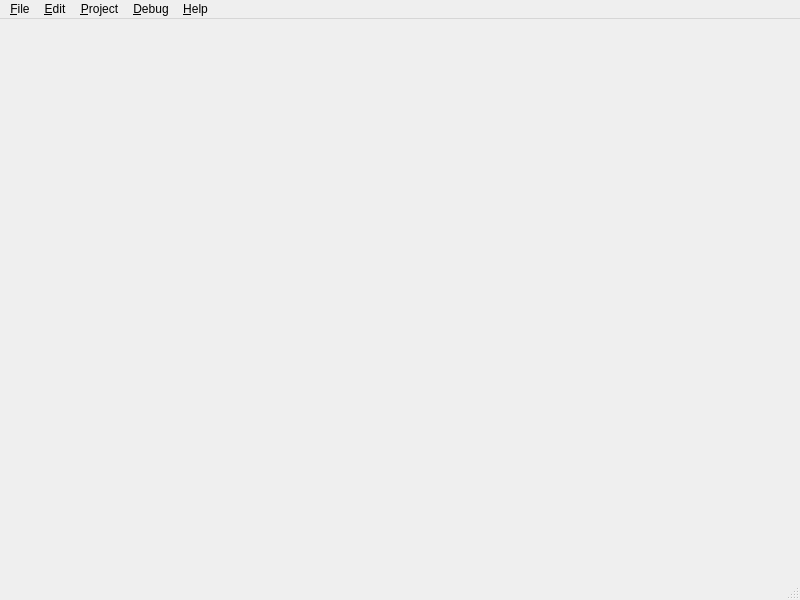
<?xml version="1.0" encoding="UTF-8"?>
<ui version="4.0">
 <class>MainWindow</class>
 <widget class="QMainWindow" name="MainWindow">
  <property name="geometry">
   <rect>
    <x>0</x>
    <y>0</y>
    <width>800</width>
    <height>600</height>
   </rect>
  </property>
  <property name="windowTitle">
   <string>MainWindow</string>
  </property>
  <widget class="QWidget" name="centralwidget"/>
  <widget class="QStatusBar" name="statusbar"/>
  <widget class="QMenuBar" name="menubar">
   <property name="geometry">
    <rect>
     <x>0</x>
     <y>0</y>
     <width>800</width>
     <height>21</height>
    </rect>
   </property>
   <widget class="QMenu" name="menu_File">
    <property name="title">
     <string>&amp;File</string>
    </property>
    <widget class="QMenu" name="menu_New">
     <property name="title">
      <string>&amp;New</string>
     </property>
     <addaction name="action_Project"/>
    </widget>
    <addaction name="menu_New"/>
    <addaction name="action_Open"/>
    <addaction name="separator"/>
    <addaction name="action_Save"/>
    <addaction name="action_Save_All"/>
    <addaction name="action_Save_As"/>
    <addaction name="separator"/>
    <addaction name="action_Print"/>
    <addaction name="separator"/>
    <addaction name="action_Exit"/>
   </widget>
   <widget class="QMenu" name="menu_Edit">
    <property name="title">
     <string>&amp;Edit</string>
    </property>
    <widget class="QMenu" name="menu_Search_n_Replace">
     <property name="title">
      <string>&amp;Search 'n Replace</string>
     </property>
     <addaction name="actionSearch_n_Replace"/>
     <addaction name="actionSearch_n_Replace_in_Files"/>
    </widget>
    <addaction name="action_Undo"/>
    <addaction name="action_Redo"/>
    <addaction name="separator"/>
    <addaction name="action_Cut"/>
    <addaction name="actionC_opy"/>
    <addaction name="action_Paste"/>
    <addaction name="separator"/>
    <addaction name="action_Select_All"/>
    <addaction name="separator"/>
    <addaction name="menu_Search_n_Replace"/>
    <addaction name="separator"/>
    <addaction name="action_Go_to"/>
   </widget>
   <widget class="QMenu" name="menu_Project">
    <property name="title">
     <string>&amp;Project</string>
    </property>
    <addaction name="actionAdd_item"/>
    <addaction name="actionRemove_Item"/>
    <addaction name="separator"/>
    <addaction name="actionProperties"/>
   </widget>
   <widget class="QMenu" name="menu_Debug">
    <property name="title">
     <string>&amp;Debug</string>
    </property>
    <addaction name="actionExecute"/>
    <addaction name="separator"/>
    <addaction name="actionStart"/>
    <addaction name="actionStop"/>
    <addaction name="actionPause"/>
    <addaction name="separator"/>
    <addaction name="action_Step_in"/>
    <addaction name="actionStep_out"/>
    <addaction name="actionStep_into"/>
    <addaction name="separator"/>
   </widget>
   <widget class="QMenu" name="menu_Help">
    <property name="title">
     <string>&amp;Help</string>
    </property>
    <addaction name="action_Contents"/>
    <addaction name="separator"/>
    <addaction name="action_About"/>
   </widget>
   <addaction name="menu_File"/>
   <addaction name="menu_Edit"/>
   <addaction name="menu_Project"/>
   <addaction name="menu_Debug"/>
   <addaction name="menu_Help"/>
  </widget>
  <action name="action_Open">
   <property name="text">
    <string>&amp;Open</string>
   </property>
  </action>
  <action name="action_Save">
   <property name="text">
    <string>&amp;Save</string>
   </property>
  </action>
  <action name="action_Save_All">
   <property name="text">
    <string>&amp;Save All</string>
   </property>
  </action>
  <action name="action_Save_As">
   <property name="text">
    <string>&amp;Save As ...</string>
   </property>
  </action>
  <action name="action_Print">
   <property name="text">
    <string>&amp;Print ...</string>
   </property>
  </action>
  <action name="action_Exit">
   <property name="text">
    <string>&amp;Exit</string>
   </property>
  </action>
  <action name="action_Undo">
   <property name="text">
    <string>&amp;Undo</string>
   </property>
  </action>
  <action name="action_Redo">
   <property name="text">
    <string>&amp;Redo</string>
   </property>
  </action>
  <action name="action_Cut">
   <property name="text">
    <string>&amp;Cut</string>
   </property>
  </action>
  <action name="actionC_opy">
   <property name="text">
    <string>C&amp;opy</string>
   </property>
  </action>
  <action name="action_Paste">
   <property name="text">
    <string>&amp;Paste</string>
   </property>
  </action>
  <action name="action_Select_All">
   <property name="text">
    <string>&amp;Select All</string>
   </property>
  </action>
  <action name="actionExecute">
   <property name="text">
    <string>Execute</string>
   </property>
  </action>
  <action name="actionStart">
   <property name="text">
    <string>Start</string>
   </property>
   <property name="shortcut">
    <string>F5</string>
   </property>
  </action>
  <action name="actionStop">
   <property name="text">
    <string>Stop</string>
   </property>
  </action>
  <action name="actionPause">
   <property name="text">
    <string>Pause</string>
   </property>
  </action>
  <action name="action_Go_to">
   <property name="text">
    <string>&amp;Go to Line...</string>
   </property>
  </action>
  <action name="action_Step_in">
   <property name="text">
    <string>&amp;Step in</string>
   </property>
   <property name="shortcut">
    <string>F11</string>
   </property>
  </action>
  <action name="actionStep_out">
   <property name="text">
    <string>Step out</string>
   </property>
   <property name="shortcut">
    <string>F12</string>
   </property>
  </action>
  <action name="actionStep_into">
   <property name="text">
    <string>Step into</string>
   </property>
   <property name="shortcut">
    <string>F10</string>
   </property>
  </action>
  <action name="action_Project">
   <property name="text">
    <string>&amp;Project ...</string>
   </property>
  </action>
  <action name="actionProperties">
   <property name="text">
    <string>Properties ...</string>
   </property>
  </action>
  <action name="action_Contents">
   <property name="text">
    <string>&amp;Contents</string>
   </property>
  </action>
  <action name="action_About">
   <property name="text">
    <string>&amp;About ...</string>
   </property>
  </action>
  <action name="actionSearch_n_Replace">
   <property name="text">
    <string>Search 'n Replace</string>
   </property>
  </action>
  <action name="actionSearch_n_Replace_in_Files">
   <property name="text">
    <string>Search 'n Replace in Files</string>
   </property>
  </action>
  <action name="actionAdd_item">
   <property name="text">
    <string>Add Item ...</string>
   </property>
  </action>
  <action name="actionRemove_Item">
   <property name="text">
    <string>Remove Item ...</string>
   </property>
  </action>
 </widget>
 <resources/>
 <connections/>
</ui>
